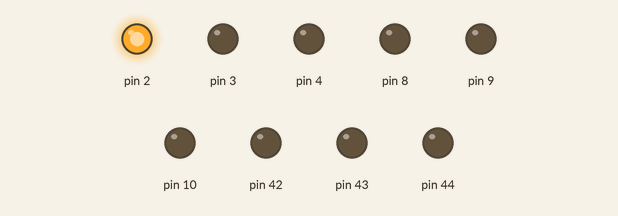
This sketch was run on a simulated Arduino Mega 2560, built with avr-gcc and run on an emulated ATmega2560. On the bench: output pins drawn as LEDs (lit = HIGH).

Above: at 0.2 s.
At 1.2 s:
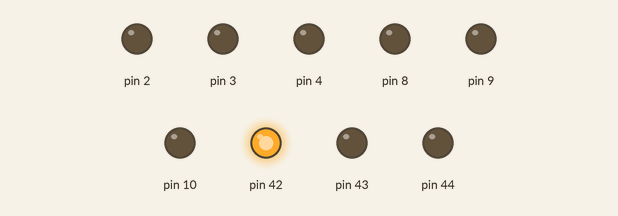
At 1.7 s:
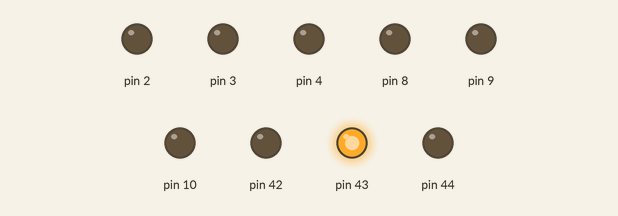
At 2.7 s:
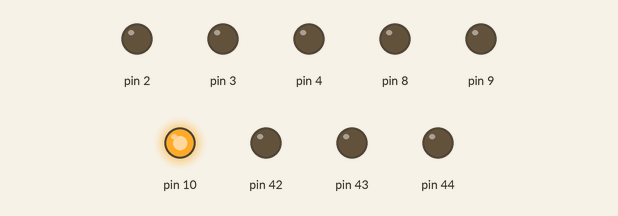
At 3.7 s:
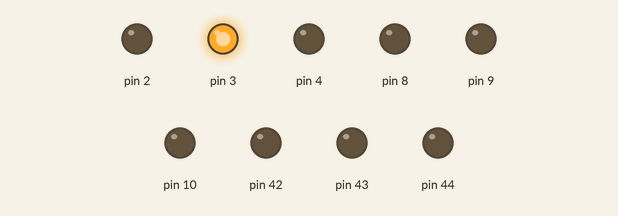
At 5.2 s:
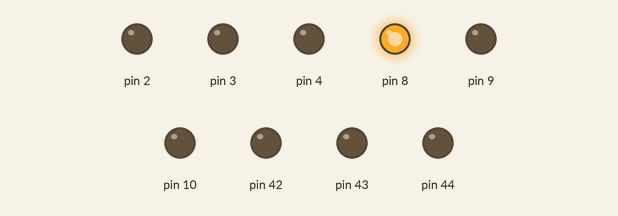
Timing chart, 0 to 5.9 s (numbered marks = the images above):
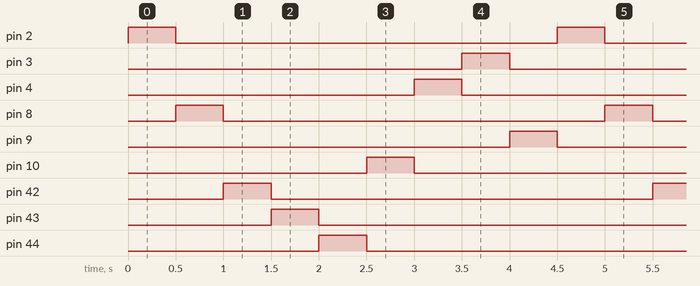

Measured:
- by itself, pin 2–4, pin 8–10, pin 42–44: alternates HIGH for 0.50 s and LOW for 4.0 s
- by itself, everything shown: repeats every 4.5 s, in 9 steps

The sketch:

Practica1.ino
```cpp
#include <Controllino.h>

// --- Variables de tiempo ---
unsigned long t_previo = 0;     // Guarda tiempo del último cambio
unsigned long intervalo = 500;  // Tiempo de espera (ms)

// --- Configuración de LEDs ---
int numeros[9] = {              // Lista de pines en orden
  CONTROLLINO_D0, CONTROLLINO_D6, CONTROLLINO_D12,
  CONTROLLINO_D13, CONTROLLINO_D14, CONTROLLINO_D8,
  CONTROLLINO_D2, CONTROLLINO_D1, CONTROLLINO_D7
};

// Calcula cuántos LEDs hay
const int N_LEDS = sizeof(numeros) / sizeof(numeros[0]);

// --- Variables de control ---
int idx = 0;        // LED actual (0, 1, 2...)
int prev_idx = -1;  // LED anterior
int *ptr = numeros; // Puntero al LED actual

void setup() {
  // Configura todos los pines como SALIDA
  pinMode(CONTROLLINO_D0, OUTPUT);
  pinMode(CONTROLLINO_D1, OUTPUT);
  pinMode(CONTROLLINO_D2, OUTPUT);
  pinMode(CONTROLLINO_D6, OUTPUT);
  pinMode(CONTROLLINO_D7, OUTPUT);
  pinMode(CONTROLLINO_D8, OUTPUT);
  pinMode(CONTROLLINO_D12, OUTPUT);
  pinMode(CONTROLLINO_D13, OUTPUT);
  pinMode(CONTROLLINO_D14, OUTPUT);


  ptr = numeros + idx;      // Apunta al primer LED
  digitalWrite(*ptr, HIGH); // Enciende el primer LED

  prev_idx = idx;
  t_previo = millis();      // Inicia el cronómetro
}

void loop() {
  unsigned long t_actual = millis(); // Tiempo actual

  // Comprueba si ya pasaron 500ms
  if (t_actual - t_previo >= intervalo) {

    // Apaga el LED anterior
    if (prev_idx >= 0) {
      int *prev_ptr = numeros + prev_idx;
      digitalWrite(*prev_ptr, LOW);
    }

    // Avanza al siguiente LED (y vuelve a 0 si llega al final)
    idx = (idx + 1) % N_LEDS;

    ptr = numeros + idx;      // Apunta al nuevo LED
    digitalWrite(*ptr, HIGH); // Enciende el nuevo LED

    prev_idx = idx;       // Guarda el LED actual como "anterior"
    t_previo = t_actual;  // Reinicia el cronómetro
  }
}
```
